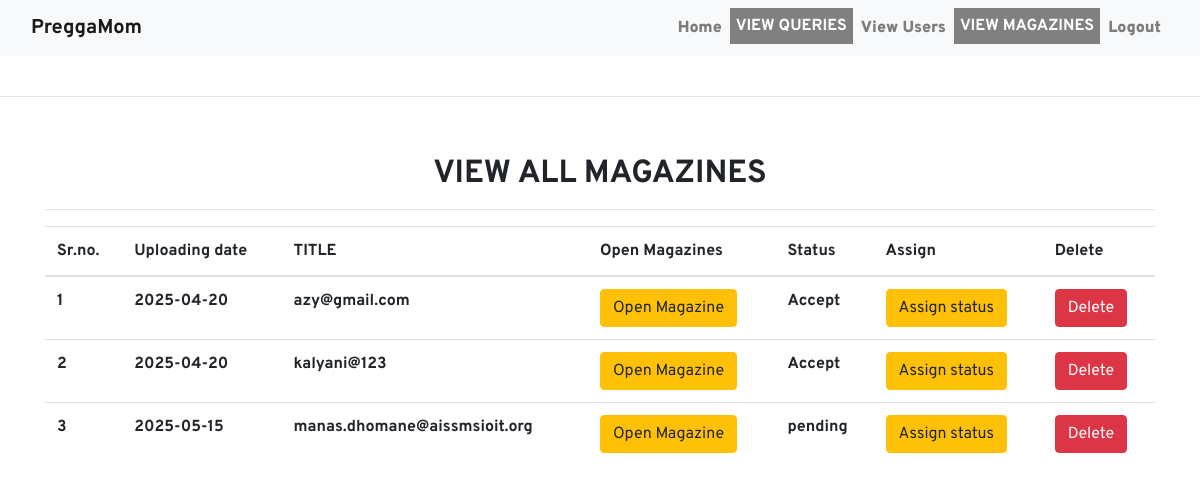
Page /all_m/ (signed in) on the committed database.
### women/models.py (models this page shows)
class Magazines(models.Model):
    user = models.ForeignKey(User,on_delete=models.CASCADE,null=True)
    uploadedate = models.CharField(max_length=10,null=True)
    magazinesfile = models.FileField(null=True)
    magazinestype = models.CharField(max_length=30,null=True)
    description = models.CharField(max_length=300,null=True)
    status = models.CharField(max_length=30,null=True)

### women/views.py (the view)
# urls.py: path('all_m/', all_m, name='all_m'),
@staff_member_required(login_url='/login_admin/')
def all_m(request):
    if not request.user.is_authenticated:
        return redirect('login_admin')
    notes = Magazines.objects.all()
    d = {'notes':notes}
    return render(request, 'all_m.html',d)

### women/templates/all_m.html (shortened to what this page needs)
{% extends 'admin_nav.html' %}
{% load static %}
{% block body %}
<center>
<div class="container mt-5">
    <h2 class="doabout text-center"></i><b>VIEW ALL MAGAZINES</b></h2>
    <hr>
    <table class="table table=bordered" id="example">
        <thead>
            <tr>
                <th>Sr.no.</th>
                <th>Uploading date</th>
                <th>TITLE</th>
                <th>Open Magazines</th>
                <th>Status</th>
                <th>Assign</th>
                <th>Delete</th>
            </tr>
        </thead>
        <tbody>
            {% for i in notes %}
            <tr>
                <th>{{ forloop.counter }}</th>
                <th>{{ i.uploadedate }}</th>
                <th>{{ i.user.username }}</th>
                <th><a href="{{ i.magazinesfile.url }}" class="bbb btn btn-warning">Open Magazine</a></th>
                <th>{{ i.status }}</th>
                <th><a href="{% url 'assignstatus_m' i.id %}" class="bbb btn btn-warning" >Assign status</a></th>
                <th><a href="{% url 'delete_m' i.id %}" class="btn btn-danger" onclick="return confirm('Do you really want to delete magazine?')">Delete</a></th>
            </tr>
            {% endfor %}
        </tbody>
    </table>
</div>
</center>
{% endblock %}

### women/static/style.css (style rules this page uses)
body { font-family: 'Overpass'; }
.doabout { margin-top:30px; padding-top: 10px; }

### women/templates/all_m.html (style rules this page uses)
.doabout { margin-top:30px; padding-top: 10px; }

### rows in the picture
Magazines: uploadedate "2025-04-20", user.username "azy@gmail.com", status "Accept"
Magazines: uploadedate "2025-04-20", user.username "kalyani@123", status "Accept"
Magazines: uploadedate "2025-05-15", user.username "manas.dhomane@aissmsioit.org", status "pending"
